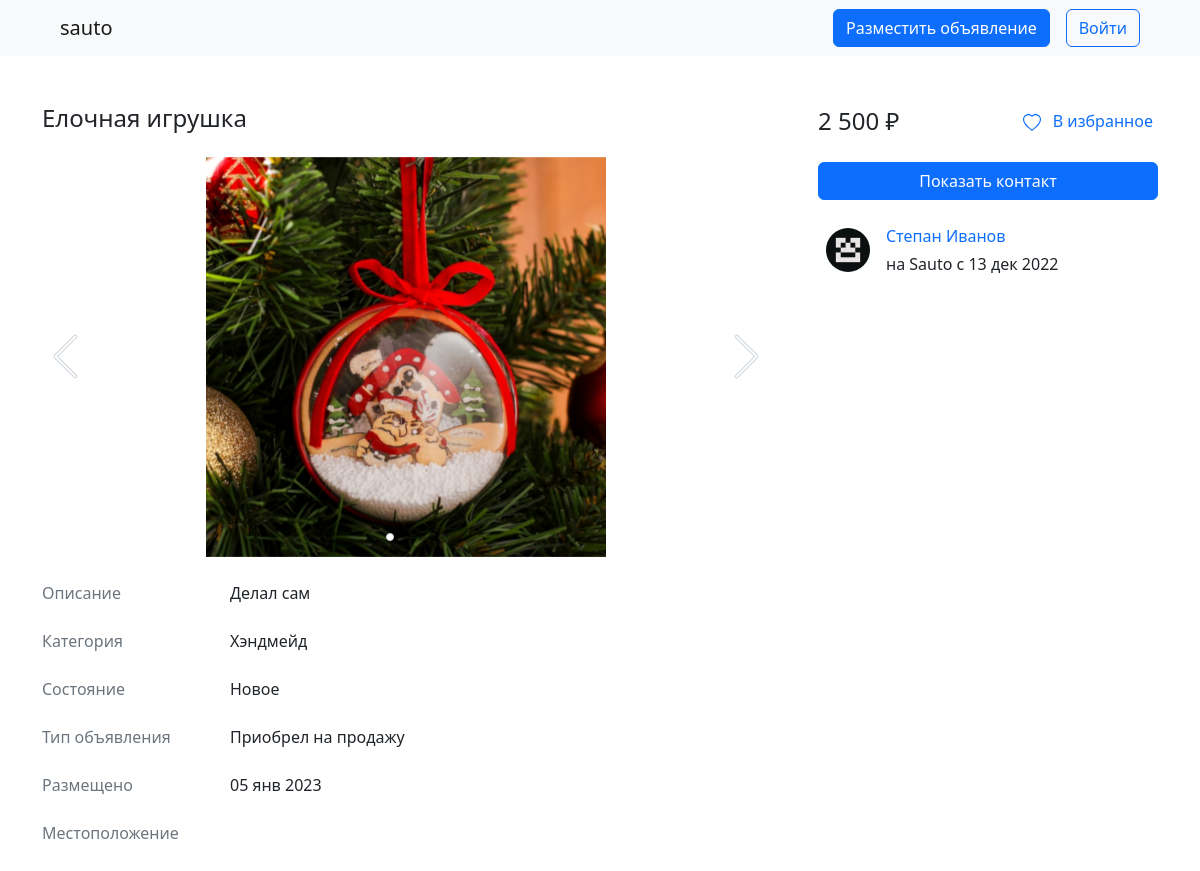
Screenshot of /announcement/17/ with the database file from the repository.
### announcement/models.py (models this page shows, shortened)
class Announcement(models.Model):
    CATEGORIES = (
        (None, 'Не выбрано'),
        (0, 'Прочее'),
        (1, 'Женский гардероб'),
        (2, 'Мужской гардероб'),
        (3, 'Детский гардероб'),
        (4, 'Детские товары'),
        (5, 'Хэндмейд'),
        (6, 'Телефоны и планшеты'),
        (7, 'Фото и видеокамеры'),
        (8, 'Компьютерная техника'),
        (9, 'ТВ, аудио, видео'),
        (10, 'Бытовая техника'),
        (11, 'Для дома и дачи'),
        (12, 'Стройматериалы и инструменты'),
        (13, 'Красота и здоровье'),
        (14, 'Спорт и отдых'),
        (15, 'Хобби и развлечения'),
    )
    CONDITION = (
        (None, 'Не выбрано'),
        (0, 'БУ'),
        (1, 'Новое')
    )
    TYPE_ANNOUNCEMENT = (
        (None, 'Не выбрано'),
        (0, 'Продаю свое'),
        (1, 'Приобрел на продажу'),
        (2, 'Магазин'),
    )
    COMMUNICATION_METHOD = (
        (0, 'Адрес электронной почты'),
        (1, 'Имя пользователя телеграм'),
        (2, 'Номер телефона')
    )
    seller = models.ForeignKey(Seller, verbose_name="продавец", on_delete=models.CASCADE)
    category = models.IntegerField(verbose_name="категория", choices=CATEGORIES)
    condition = models.IntegerField(verbose_name="состояние", choices=CONDITION)
    type_announcement = models.IntegerField(verbose_name="тип объявления", choices=TYPE_ANNOUNCEMENT)
    name = models.CharField(verbose_name="название", max_length=50)
    price = models.DecimalField(verbose_name="цена", max_digits=13, decimal_places=2, validators=[MinValueValidator(0.01)])
    description = models.CharField(verbose_name="описание", max_length=3000, blank=True, null=True)
    sold = models.BooleanField(verbose_name="продано", default=False)
    latitude = models.FloatField(verbose_name="широта")
    longitude = models.FloatField(verbose_name="долгота")
    date_created = models.DateTimeField(verbose_name="дата создания", auto_now_add=True)
    date_updated = models.DateTimeField(verbose_name="дата изменения", auto_now_add=True)
    communication_method = models.IntegerField(verbose_name="способ связи", choices=COMMUNICATION_METHOD, default=0)
    class Meta:
        verbose_name = 'объявление'
        verbose_name_plural = 'объявления'
        ordering = ('-date_created', )

class AnnouncementImage(models.Model):
    announcement = models.ForeignKey(Announcement, verbose_name="объявление",  on_delete=models.CASCADE)
    image = models.ImageField(verbose_name="изображение", upload_to=_get_announcement_sale_image_filepath)
    class Meta:
        verbose_name = 'изображение объявления'
        verbose_name_plural = 'изображения объявлений'

### seller/models.py (models this page shows, shortened)
class Seller(models.Model):
    user = models.OneToOneField(User, verbose_name="пользователь", on_delete=models.CASCADE)
    telegram_username = models.CharField(verbose_name="имя пользователя телеграм", max_length=32, unique=True, blank=True, null=True)
    phone_number = PhoneNumberField(verbose_name="номер телефона", unique=True, blank=True, null=True)
    class Meta:
        verbose_name = 'продавец'
        verbose_name_plural = 'продавцы'

### accounts/models.py (models this page shows, shortened)
class User(AbstractBaseUser):
    email = models.EmailField(verbose_name="адрес электронной почты", max_length=260, unique=True)
    first_name = models.CharField(verbose_name="имя", max_length=150)
    last_name = models.CharField(verbose_name="фамилия", max_length=150)
    profile_image = models.ImageField(verbose_name="изображение профиля", upload_to=_get_profile_image_filepath, null=True, blank=True, default=_get_default_profile_image)
    date_joined = models.DateTimeField(verbose_name="дата регистрации", auto_now_add=True)
    last_login = models.DateTimeField(verbose_name="последний вход", auto_now=True)
    is_active = models.BooleanField(verbose_name="активный", default=True)
    is_staff = models.BooleanField(verbose_name="статус персонала", default=False)
    is_admin = models.BooleanField(verbose_name="статус администратора", default=False)
    is_superuser = models.BooleanField(verbose_name="статус суперпользователя", default=False)
    is_email_verified = models.BooleanField(verbose_name="статус проверенной электронной почты", default=False)
    last_password_updated = models.DateTimeField(verbose_name="последнее обновление пароля", auto_now=True)
    objects = UserManager()
    USERNAME_FIELD = 'email'
    REQUIRED_FIELDS = ['first_name', 'last_name']
    class Meta:
        verbose_name = 'пользователь'
        verbose_name_plural = 'пользователи'

### announcement/views.py (the view)
# urls.py: path('announcement/<int:announcement_pk>/', views.show_announcement, name='show-announcement'),
def show_announcement(request, announcement_pk: int):
    announcement = Announcement.objects.get(pk=announcement_pk)
    seller = Seller.objects.get(pk=announcement.seller.pk)
    images = AnnouncementImage.objects.filter(announcement=announcement)
    if request.method == 'GET':
        if request.GET.get('show-contact-info'):
            response = get_contact_info(request, announcement)
            return JsonResponse(response._asdict())
    context = {
        'announcement': announcement,
        'seller': seller,
        'images': images,
    }
    return render(request, 'announcement/show-announcement.html', context)

### favorite/templatetags/favorite.py (called while the page is built)
@register.filter(name='is_favorite')
def is_favorite(announcement: Announcement, user: User):
    try:
        return True if Favorite.objects.filter(announcement=announcement, user=user).first() else False
    except:
        return False

### announcement/templates/announcement/show-announcement.html (shortened to what this page needs)
{% extends 'announcement/base.html' %}
{% load static %}
{% load favorite %}
{% block content %}
<link rel="stylesheet" href="{% static 'css/announcement/show-announcement.css' %}">
<link rel="stylesheet" href="https://cdn.jsdelivr.net/npm/swiper@8/swiper-bundle.min.css">
<div class="container my-5">
    <div class="row gx-5">
        <div class="col-12 col-lg-8 order-1 order-lg-0">
            <h4 class="mb-4 hidden">{{ announcement.name }}</h4>
            <div class="mb-4 img-container">
                <div class="swiper">
                    <div class="swiper-wrapper">
                        {% for image in images %}
                        <div class="swiper-slide">
                            <img src="{{ image.image.url }}" alt="...">
                        </div>
                        {% endfor %}
                    </div>
                    <div class="swiper-pagination"></div>
                    <div class="swiper-button-prev"></div>
                    <div class="swiper-button-next"></div>
                </div>
            </div>
            <div class="row mb-2">
                <div class="col-12 col-md-3 col-lg-3 mb-2">
                    <span class="text-secondary">Описание</span>
                </div>
                <div class="col-12 col-md-9 col-lg-9 mb-3">
                    {{ announcement.description }}
                </div>
            </div>
            <div class="row mb-2">
                <div class="col-12 col-md-3 col-lg-3 mb-2">
                    <span class="text-secondary">Категория</span>
                </div>
                <div class="col-12 col-md-9 col-lg-9 mb-3">
                    {{ announcement.get_category_display }}
                </div>
            </div>
            <div class="row mb-2">
                <div class="col-12 col-md-3 col-lg-3 mb-2">
                    <span class="text-secondary">Состояние</span>
                </div>
                <div class="col-12 col-md-9 col-lg-9 mb-3">
                    {{ announcement.get_condition_display }}
                </div>
            </div>
            <div class="row mb-2">
                <div class="col-12 col-md-3 col-lg-3 mb-2">
                    <span class="text-secondary">Тип объявления</span>
                </div>
                <div class="col-12 col-md-9 col-lg-9 mb-3">
                    {{ announcement.get_type_announcement_display }}
                </div>
            </div>
            <div class="row mb-2">
                <div class="col-12 col-md-3 col-lg-3 mb-2">
                    <span class="text-secondary">Размещено</span>
                </div>
                <div class="col-12 col-md-9 col-lg-9 mb-3">
                    {{ announcement.date_created|date:"d b Y" }}
                </div>
            </div>
            <div class="row mb-2">
                <div class="col-12 col-md-3 col-lg-3 mb-2">
                    <span class="text-secondary">Местоположение</span>
                </div>
                <div class="col-12 col-md-9 col-lg-9">
                    <div id="map" class="show-map-container" data-latitude="{{ announcement.latitude }}"
                        data-longitude="{{ announcement.longitude }}"></div>
                </div>
            </div>
        </div>
        <div class="col-12 col-lg-4 order-0 order-lg-1 mb-3 mb-lg-0">
            <div class="d-flex align-items-center justify-content-between mb-4">
                <h4 class="m-0">{{ announcement.price|floatformat:"-2g" }} ₽</h4>
                <div class="d-flex ms-2" style="white-space: nowrap">
                    {% if not announcement|is_favorite:request.user %}
                    <button data-action="{% url 'add-favorite' announcement.pk %}" data-favorite-btn="1"
                        data-favorite-btn-type="add" class="btn-as-text text-primary">
                        <span class="ms-2">В избранное</span>
                    </button>
                    {% endif %}
                </div>
            </div>
            <div class="d-grid mb-4">
                <button class="btn btn-primary" id="show-contact-info"
                    data-action="{% url 'show-announcement' announcement.pk %}">Показать контакт</button>
            </div>
            <a href="{% url 'user-announcements' seller.user.id %}" class="text-decoration-none">
                <div class="d-flex align-items-center px-2">
                    <img src="{{ seller.user.profile_image.url }}" alt="..." width="44" height="44" class="rounded-circle">
                    <div class="flex-grow-1 ms-3">
                        <p class="m-0 mb-1 text-primary">{{ seller.user.first_name }} {{ seller.user.last_name }}</p>
                        <p class="m-0 text-dark">на Sauto с {{ seller.user.date_joined|date:"d b Y" }}</p>
                    </div>
                </div>
            </a>
        </div>
    </div>
</div>
{% endblock %}

### announcement/templates/announcement/base.html (shortened to what this page needs)
<!DOCTYPE html>
{% load static %}
<html lang="en">
<head>
    <link href="https://cdn.jsdelivr.net/npm/bootstrap@5.2.2/dist/css/bootstrap.min.css" rel="stylesheet"
>
    <link rel="stylesheet" href="{% static 'css/styles.css' %}">
</head>
<body>
    <div class="toast-container position-fixed top-0 start-50 translate-middle-x p-3">
    </div>
    <nav class="navbar navbar-expand-lg bg-light">
        <div class="container-fluid">
            <a class="navbar-brand ms-3 ms-lg-5" href="{% url 'announcements' %}">sauto</a>
            <div class="collapse navbar-collapse my-4 my-lg-0" id="navbarSupportedContent">
                <a href="{% url 'add-announcement' %}" class="btn btn-primary ms-3 ms-lg-0 mt-3 mt-lg-0"
                    style="white-space: nowrap;">Разместить объявление</a>
                {% if request.user.is_authenticated %}
                <div class="dropdown ms-3 me-5 mt-3 mt-lg-0" bis_skin_checked="1">
                    <a href="#" class="d-block link-dark text-decoration-none" data-bs-toggle="dropdown"
                        aria-expanded="false">
                        <img src="{{ user.profile_image.url }}" alt="..." width="38" height="38" class="rounded-circle">
                    </a>
                    <ul class="dropdown-menu dropdown-menu-end mt-2 text-small">
                        <li><a class="dropdown-item" href="{% url 'user-announcements' request.user.id %}">Мои объявления</a></li>
                        <li><a class="dropdown-item" href="#">Избранное</a></li>
                        <li><a class="dropdown-item" href="{% url 'user-settings' %}">Настройки</a></li>
                        <li>
                            <hr class="dropdown-divider">
                        </li>
                        <li><a class="dropdown-item" href="{% url 'logout-user' %}">Выйти</a></li>
                    </ul>
                </div>
                {% else %}
                <a href="{% url 'login-user' %}" class="btn btn-outline-primary ms-3 me-5 mt-3 mt-lg-0">Войти</a>
                {% endif %}
            </div>
        </div>
    </nav>
    {% block content %}
    {% endblock %}
</body>
</html>

### static/css/styles.css (style rules this page uses)
.btn-as-text { padding: 5px; border: none; font: inherit; color: inherit; background-color: transparent; }

### static/css/announcement/show-announcement.css (style rules this page uses)
.img-container { width: 100%; height: 400px; }
.swiper { width: 100%; height: 100%; }
.swiper-slide { display: flex; align-items: center; justify-content: center; }
.swiper-slide img { max-height: 100%; max-width: 100%; }
.swiper .swiper-button-prev, .swiper .swiper-button-next { color: #fff; }
.swiper .swiper-button-prev, .swiper .swiper-button-next::after { -webkit-text-stroke: 1px #ced4da; }
.show-map-container { width: 100%; height: 300px; }

### rows the page displays
Announcement: name "Елочная игрушка", description "Делал сам", category "Хэндмейд", condition "Новое", type_announcement "Приобрел на продажу", date_created "05 янв 2023", price "2 500"
AnnouncementImage: image (picture)
Seller: user.profile_image (picture), user.first_name "Степан", user.last_name "Иванов", user.date_joined "13 дек 2022"
